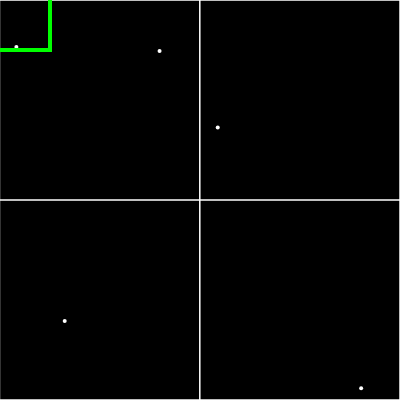
Frame 1 (no input)
Frame 60 (no input): identical to frame 1, image omitted
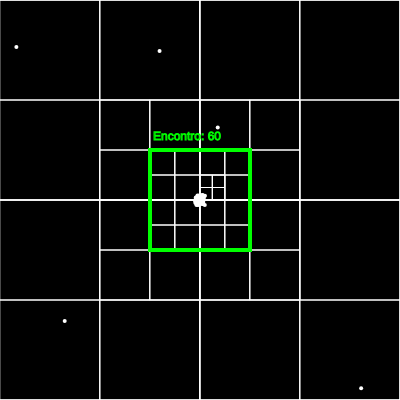
Frame 120 (the mouse pressed at the canvas centre since frame 60)

The p5.js sketch that drew these frames (run headless with seeded random() and noise() and a simulated clock; from frame 60 on, the mouse is pressed at the canvas centre):

// p5.js sketch
// ── sketch.js
let qt;
let count = 0;

function setup() 
{
  createCanvas (400 ,400) ;
  let boundary = new Rectangle (200 ,200 ,200 ,200) ;
  qt = new QuadTree ( boundary , 4) ;

  //console.log (qt);
  for (let i=0; i < 5; i ++) 
  {
    let p = new Point ( Math.random () * 400 , Math.random () * 400) ;
    qt.insert (p);
  }
  //background (0) ;
  //qt.show () ;

}

function draw () 
{  
  if(mouseIsPressed)
  {
    //for(let i=0;;i<1;i++)
    //{
      let m=new Point(mouseX+random(-5,5),mouseY+random(-5,5));
      qt.insert(m);
    //}

  }

  background(0) ;
  qt.show() ;

  stroke(0 ,255 ,0) ;
  rectMode (CENTER);

  let range = new Rectangle ( mouseX ,mouseY ,50 ,50);
  rect (range.x , range.y , range.w*2  , range.h*2) ;

  let points = qt.query (range);

  //stroke(200, 0, 0);
  strokeWeight(1);
  text("Encontro: "+ points.length, (range.x + 3 - range.w), (range.y - 10 - range.h));
}
// ── quadtree.js
class Point {
    constructor (x, y, userData){
    this.x = x;
    this.y = y;
    this.userData = userData;
    }
    }
    
    class Rectangle {
     constructor (x, y, w, h) {
     this.x = x; // center
     this.y = y;
     this.w = w; // half width
     this.h = h; // half height
     }
    
     // verifica si este objeto contiene un objeto Punto
     contains (point){
            return (
               (point.x >= (this.x - this.w))
            && (point.x <  (this.x + this.w))
            && (point.y >= (this.y - this.h))
            && (point.y <  (this.y + this.h))
        );
     }
    
     // verifica si este objeto se intersecta con otro objeto Rectangle
     intersects (range){
    		return !(
			   range.x - range.w > this.x + this.w
			|| range.x + range.w < this.x - this.w
			|| range.y - range.h > this.y + this.h
			|| range.y + range.h < this.y - this.h
		);
     }
     }


class QuadTree {
    constructor (boundary , n){
        this.boundary = boundary; // Rectangle
        this.capacity = n; // capacidad maxima de cada cuadrante
        this.points = []; // vector , almacena los puntos a almacenar
        this.divided = false;
    }

    // divide el quadtree en 4 quadtrees
    subdivide () {
        // Algoritmo
        // 1: Crear 4 hijos: qt_northeast , qt_northwest , qt_southeast ,qt_southwest
        // 2: Asignar los QuadTree creados a cada hijo
        // this.northeast = qt_northeast;
        // this.northwest = qt_northwest;
        // this.southeast = qt_southeast;
        // this.southwest = qt_southwest;    

        // this.x = x; // center
        // this.y = y;
        // this.w = w; // half width
        // this.h = h; // half height
        
        var x = 0;
        var y = 0;
        var w = (this.boundary.w / 2);
        var h = (this.boundary.h / 2); 
        
        
        x = (this.boundary.x + (this.boundary.w / 2));
        y = (this.boundary.y - (this.boundary.h / 2));
        var rect_northeast = new Rectangle(x, y, w, h);
        
        x = (this.boundary.x - (this.boundary.w / 2));
        y = (this.boundary.y - (this.boundary.h / 2));
        var rect_northwest = new Rectangle(x, y, w, h);

        x = (this.boundary.x + (this.boundary.w / 2));
        y = (this.boundary.y + (this.boundary.h / 2));
        var rect_southeast = new Rectangle(x, y, w, h);

        x = (this.boundary.x - (this.boundary.w / 2));
        y = (this.boundary.y + (this.boundary.h / 2));    
        var rect_southwest = new Rectangle(x, y, w, h);

        var qt_northeast = new QuadTree(rect_northeast, this.capacity);
        var qt_northwest = new QuadTree(rect_northwest, this.capacity);
        var qt_southeast = new QuadTree(rect_southeast, this.capacity);
        var qt_southwest = new QuadTree(rect_southwest, this.capacity);    

        this.northeast = qt_northeast;
        this.northwest = qt_northwest;
        this.southeast = qt_southeast;
        this.southwest = qt_southwest;    

        // 3.- Hacer: this.divided <- true 
        this.divided = true;
    }

    show () {
        stroke (255) ;
        strokeWeight (1) ;
        noFill();
        rectMode(CENTER);
        rect ( this.boundary.x , this.boundary.y , this.boundary.w *2 , this.boundary.h*2);
        if( this.divided ){
            this.northeast.show();
            this.northwest.show();
            this.southeast.show();
            this.southwest.show();
        }
        for (let p of this.points ){
            strokeWeight (4) ;
            point (p.x , p.y );
        }
    }

    insert(point){
        // Algoritmo
        // 1: Si el punto no esta en los limites (boundary) del quadtree Return
        if(!this.boundary.contains(point)){
            return;
        }
        
        // 2: Si (this.points.length) < (this.capacity),
        // 2.1 Insertamos en el vector this.points
        // Sino
        // 2.2 Dividimos si aun no ha sido dividido
        // 2.3 Insertamos recursivamente en los 4 hijos.        
        if(this.points.length < this.capacity) {
            this.points.push(point);
        } 
        else {
            if(!this.divided) {
                this.subdivide();
            }            
            this.northwest.insert(point);
            this.northeast.insert(point);
            this.southwest.insert(point);
            this.southeast.insert(point);
        }
    }    
        
    query(range, found) {
        if(!found) {
            found = [];
        }
        
        if(!this.boundary.intersects(range)) {
            return found;
        }
        
        for(let p of this.points) {
            if(range.contains(p)) {
                found.push(p);
            }
        }
        
        if(this.divided) {
            this.northwest.query(range, found);
            this.northeast.query(range, found);
            this.southwest.query(range, found);
            this.southeast.query(range, found);
        }
        
        return found;
    }        
}
